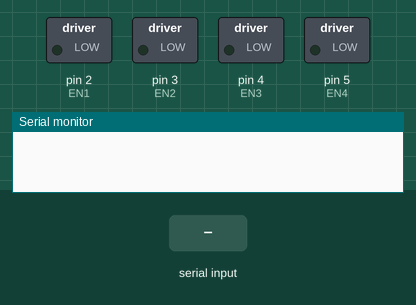
This sketch was run on a simulated Arduino Uno, built with avr-gcc and run on an emulated ATmega328P. Shown: switched loads named in the sketch (green lamp = pin HIGH), the last lines printed to the serial monitor. The inputs (shaded band) are chosen by the test bench.

Above: at 1.2 s.
1.3 s: "F" received over the second serial link
At 2.2 s:
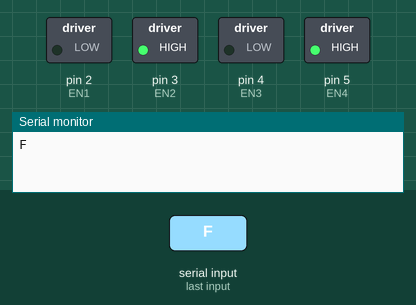
2.8 s: "B" received over the second serial link
At 3.4 s:
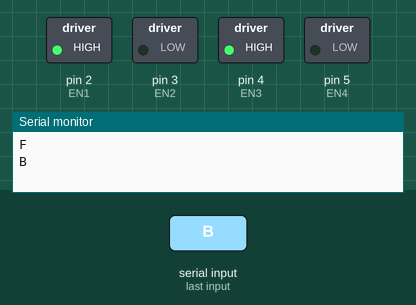
4.3 s: "L" received over the second serial link
At 5.5 s:
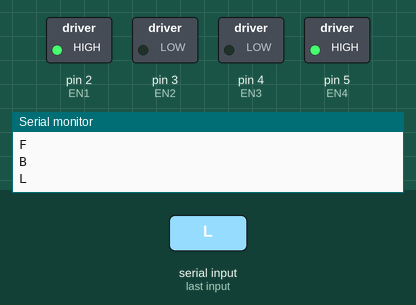
5.8 s: "R" received over the second serial link
At 6.8 s:
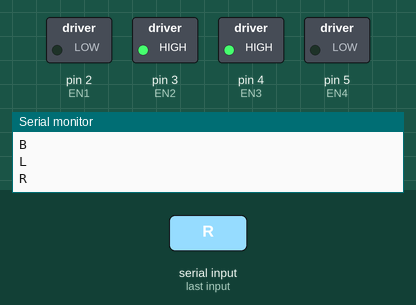
Timing chart, 0 to 8.3 s (numbered marks = the images above; inputs shaded):
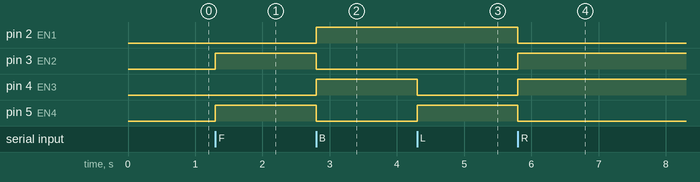

The sketch:

Bluetooth_Car.ino
```cpp
#include <SoftwareSerial.h>
SoftwareSerial BTSerial (11, 10);
// BTSerial (Rx, Tx); Based on the Aduno board
// Connect the pin of 11 pin of Arduino board to TX pin of Bluetooth module, connect Pin 12 and RX
#define EN1 2 // Motor A to motor driver A-1A pin connection
#define EN2 3 // Motor A to Motor Driver A-1B Pin Connection
#define EN3 4 // motor B and motor driver B-1A pin connection
#define EN4 5 // motor B and motor driver b-1B pin connection
#define SDR1 8 // motor B and motor driver b-1B pin connection
#define SDR2 9 // motor B and motor driver b-1B pin connection

int carSpeed = 200; // Speed of RC car

void setup () {
BTSerial.begin (9600); // Communication with Bluetooth module via software serial communication
Serial.begin(9600);
// Initialize both pins of motor A to output mode
pinMode (EN1, OUTPUT);
pinMode (EN2, OUTPUT);
// Initialize both pins of motor B to output mode
pinMode (EN3, OUTPUT);
pinMode (EN4, OUTPUT);
}
void loop () {
if (BTSerial.available ()) {
 char str = BTSerial.read(); // Save command received in Bluetooth to command
  Serial.println(str);
  if (str == 'F') {
    // function call to advance RC car when receiving F or f as input
    moving_forward ();
  }
  else if (str == 'B') {
    // function call to reverse RC car when receiving B or b as input
    moving_backward ();
  }
  else if (str == 'L') {
    // function call that rotates RC car left when receiving L or l as input
    moving_left ();
  }
  else if (str == 'R') {
    // function call that rotates RC car right when receiving R or r as input
    moving_right ();
  }
  else if (str == 'S') {
    // Function call to stop RC car when receiving S or s as input
    stop_moving ();
  }
  else if (str == 'A') {
    // Function call to stop RC car when receiving S or s as input
    forward_seeder ();
  }
  else if (str == 'C') {
    // Function call to stop RC car when receiving S or s as input
    reverse_seeder ();
  }
  else if (str == 'Y') {
    // Function call to stop RC car when receiving S or s as input
    stop_seeder ();
  }
  delay (100);
 // else
 // {stop_moving ();}
}
// Time delay
// delay (100);
}
void moving_forward () {
// Rotate motor A forward
digitalWrite (EN1, LOW);
digitalWrite (EN2, HIGH);
// Rotate motor B forward
digitalWrite (EN3, LOW);
digitalWrite (EN4, HIGH);
}
void moving_backward () {
// Rotate motor A in the reverse direction
digitalWrite (EN1, HIGH);
digitalWrite (EN2, LOW);
// Rotate motor B in the reverse direction
digitalWrite (EN3, HIGH);
digitalWrite (EN4, LOW);
}
void moving_left () {
// Rotate motor A in the reverse direction
digitalWrite (EN1, HIGH);
digitalWrite (EN2, LOW);
// Rotate motor B forward
digitalWrite (EN3, LOW);
digitalWrite (EN4, HIGH);
}
void moving_right () {
  // Rotate motor A forward
digitalWrite (EN1, LOW);
digitalWrite (EN2, HIGH);
// Rotate motor B in the reverse direction
digitalWrite (EN3, HIGH);
digitalWrite (EN4, LOW);
}
void stop_moving () {
digitalWrite (EN1, LOW);
digitalWrite (EN2, LOW);
digitalWrite (EN3, LOW);
digitalWrite (EN4, LOW);
}

void forward_seeder () {
digitalWrite (SDR1, HIGH);
digitalWrite (SDR2, LOW);
}
void reverse_seeder () {
digitalWrite (SDR1, LOW);
digitalWrite (SDR2, HIGH);
}
void stop_seeder () {
digitalWrite (SDR1, LOW);
digitalWrite (SDR2, LOW);
}
```

Measured:
- after the input at 1.3 s, pin 3 (EN2), pin 5 (EN4): LOW → HIGH at once
- after the input at 2.8 s, pin 2 (EN1), pin 4 (EN3): LOW → HIGH at once; pin 3 (EN2), pin 5 (EN4): HIGH → LOW at once
- after the input at 4.3 s, pin 4 (EN3): HIGH → LOW at once; pin 5 (EN4): LOW → HIGH at once
- after the input at 5.8 s, pin 2 (EN1), pin 5 (EN4): HIGH → LOW at once; pin 3 (EN2), pin 4 (EN3): LOW → HIGH at once
